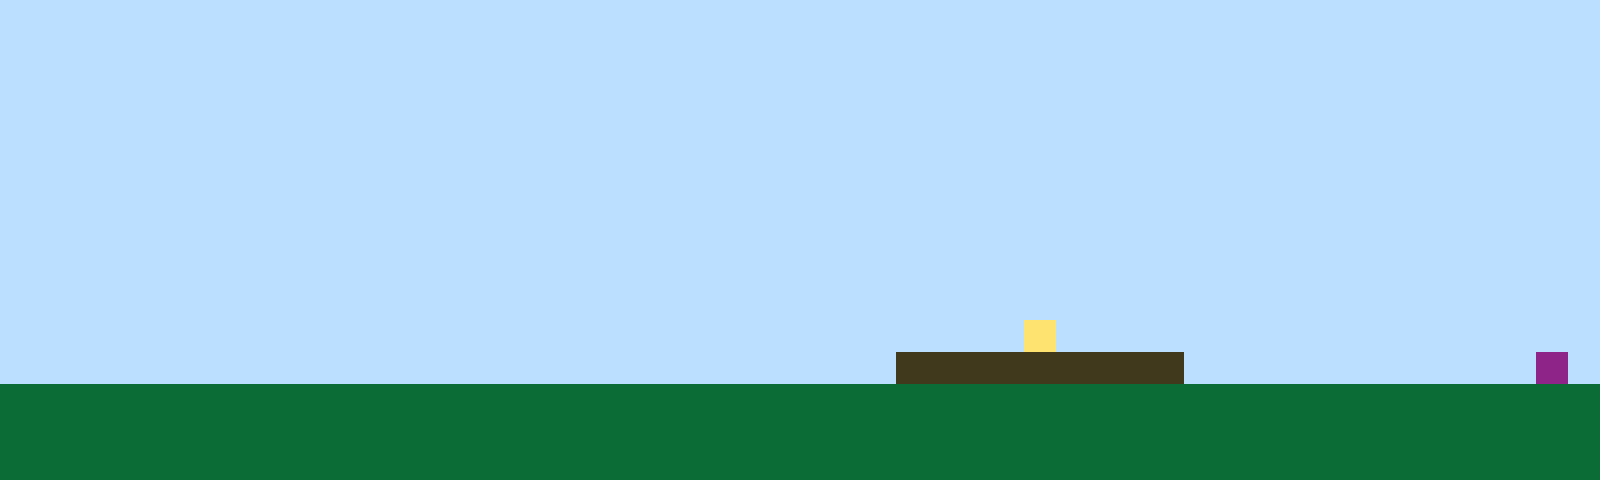

This game map was drawn from its Tiled (.tmx) file and the tilesets committed beside it. A one-line description and the full map source follow:
An orthogonal 50x15 tile map with 32x32 px tiles, 1 tile layer (Tile Layer 1).

<map version="1.10" tiledversion="1.11.2" orientation="orthogonal" renderorder="right-up" width="50" height="15" tilewidth="32" tileheight="32" infinite="0" nextlayerid="2" nextobjectid="1"><editorsettings><export target="map1.csv" format="csv" /></editorsettings><tileset firstgid="1" name="sprites" tilewidth="32" tileheight="32" tilecount="6" columns="3"><image source="sprites.png" width="96" height="64" /></tileset><layer id="1" name="Tile Layer 1" width="50" height="15"><data encoding="csv">1,1,1,1,1,1,1,1,1,1,1,1,1,1,1,1,1,1,1,1,1,1,1,1,1,1,1,1,1,1,1,1,1,1,1,1,1,1,1,1,1,1,1,1,1,1,1,1,1,1,1,1,1,1,1,1,1,1,1,1,1,1,1,1,1,1,1,1,1,1,1,1,1,1,1,1,1,1,1,1,1,1,1,1,1,1,1,1,1,1,1,1,1,1,1,1,1,1,1,1,1,1,1,1,1,1,1,1,1,1,1,1,1,1,1,1,1,1,1,1,1,1,1,1,1,1,1,1,1,1,1,1,1,1,1,1,1,1,1,1,1,1,1,1,1,1,1,1,1,1,1,1,1,1,1,1,1,1,1,1,1,1,1,1,1,1,1,1,1,1,1,1,1,1,1,1,1,1,1,1,1,1,1,1,1,1,1,1,1,1,1,1,1,1,1,1,1,1,1,1,1,1,1,1,1,1,1,1,1,1,1,1,1,1,1,1,1,1,1,1,1,1,1,1,1,1,1,1,1,1,1,1,1,1,1,1,1,1,1,1,1,1,1,1,1,1,1,1,1,1,1,1,1,1,1,1,1,1,1,1,1,1,1,1,1,1,1,1,1,1,1,1,1,1,1,1,1,1,1,1,1,1,1,1,1,1,1,1,1,1,1,1,1,1,1,1,1,1,1,1,1,1,1,1,1,1,1,1,1,1,1,1,1,1,1,1,1,1,1,1,1,1,1,1,1,1,1,1,1,1,1,1,1,1,1,1,1,1,1,1,1,1,1,1,1,1,1,1,1,1,1,1,1,1,1,1,1,1,1,1,1,1,1,1,1,1,1,1,1,1,1,1,1,1,1,1,1,1,1,1,1,1,1,1,1,1,1,1,1,1,1,1,1,1,1,1,1,1,1,1,1,1,1,1,1,1,1,1,1,1,1,1,1,1,1,1,1,1,1,1,1,1,1,1,1,1,1,1,1,1,1,1,1,1,1,1,1,1,1,1,1,1,1,1,1,1,1,1,1,1,1,1,1,1,1,1,1,1,1,1,1,1,1,1,1,1,1,1,1,1,1,1,1,1,1,1,1,1,1,1,1,1,1,1,1,1,1,1,1,1,1,1,1,1,1,1,1,1,1,1,1,1,1,1,1,1,1,1,1,1,1,1,1,1,1,1,1,1,1,1,1,1,1,1,1,1,1,1,1,1,1,1,4,1,1,1,1,1,1,1,1,1,1,1,1,1,1,1,1,1,1,1,1,1,1,1,1,1,1,1,1,1,1,1,1,1,1,1,1,1,1,1,1,1,1,1,1,1,3,3,3,3,3,3,3,3,3,1,1,1,1,1,1,1,1,1,1,1,6,1,2,2,2,2,2,2,2,2,2,2,2,2,2,2,2,2,2,2,2,2,2,2,2,2,2,2,2,2,2,2,2,2,2,2,2,2,2,2,2,2,2,2,2,2,2,2,2,2,2,2,2,2,2,2,2,2,2,2,2,2,2,2,2,2,2,2,2,2,2,2,2,2,2,2,2,2,2,2,2,2,2,2,2,2,2,2,2,2,2,2,2,2,2,2,2,2,2,2,2,2,2,2,2,2,2,2,2,2,2,2,2,2,2,2,2,2,2,2,2,2,2,2,2,2,2,2,2,2,2,2,2,2,2,2,2,2,2,2,2,2,2,2,2,2,2,2,2,2,2,2</data></layer></map>
